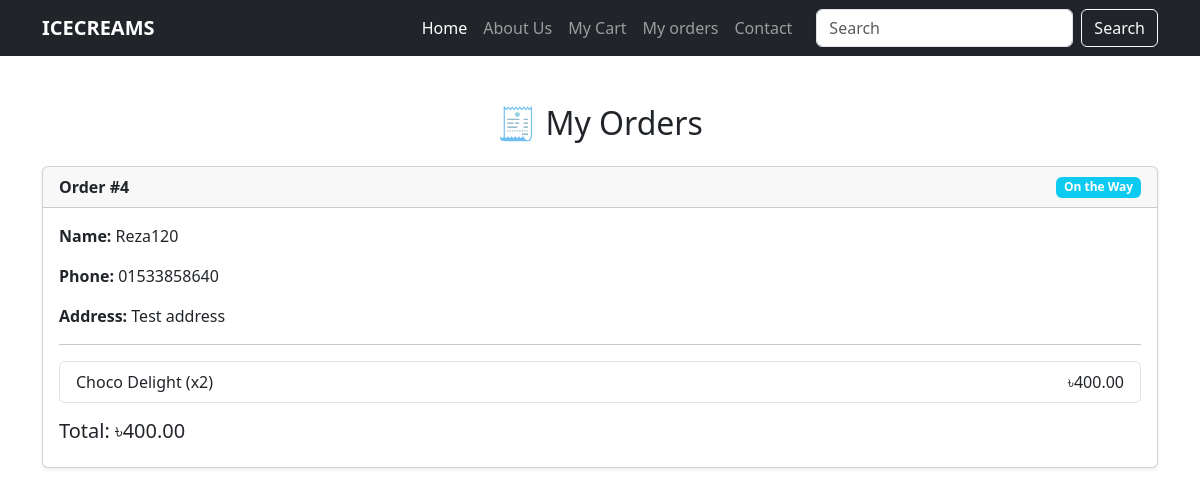
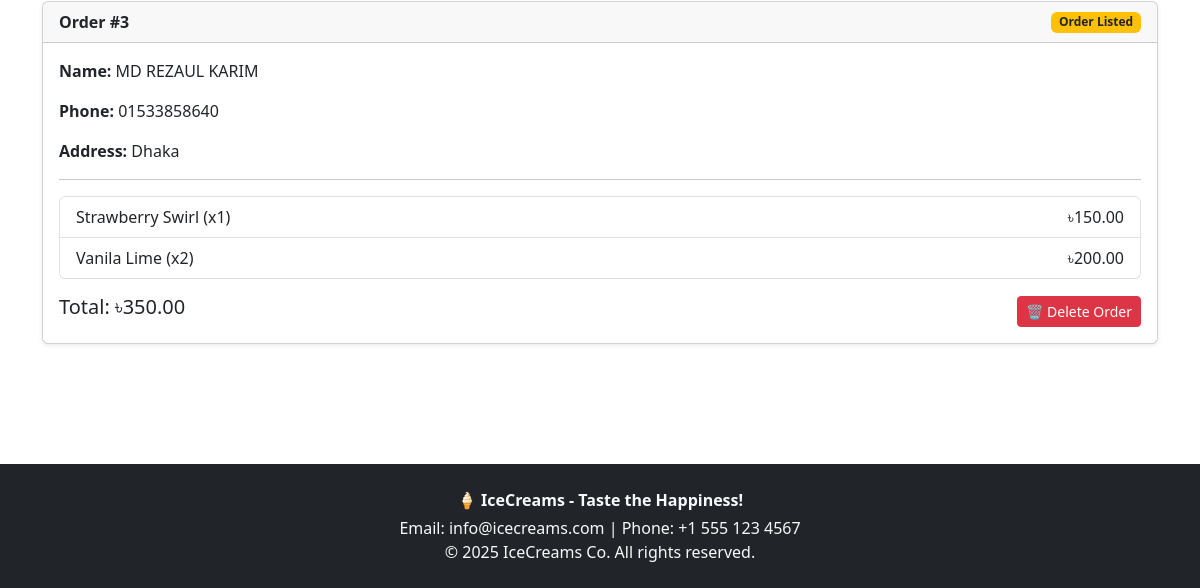
Page /my_orders/ on the earlier database version (2 pictures, top to bottom).
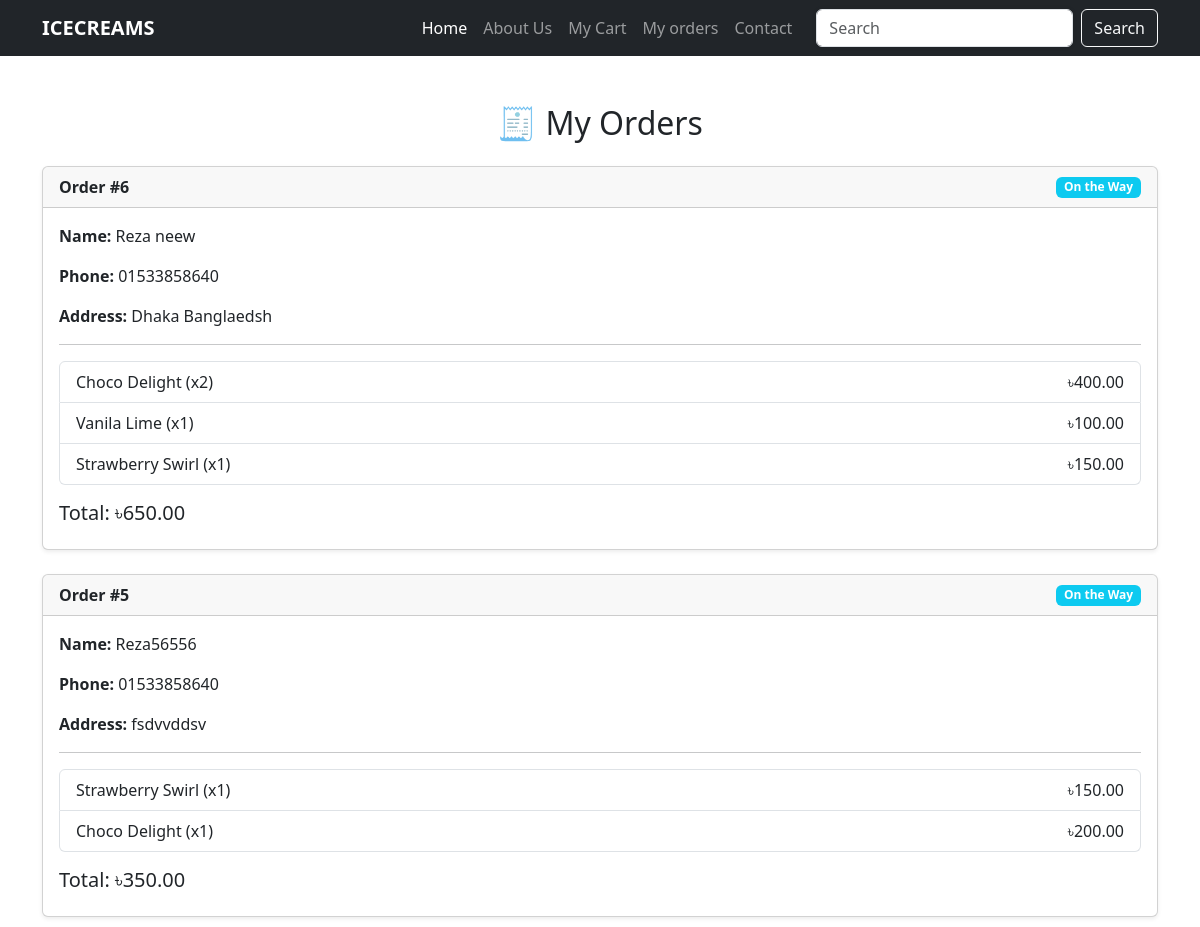
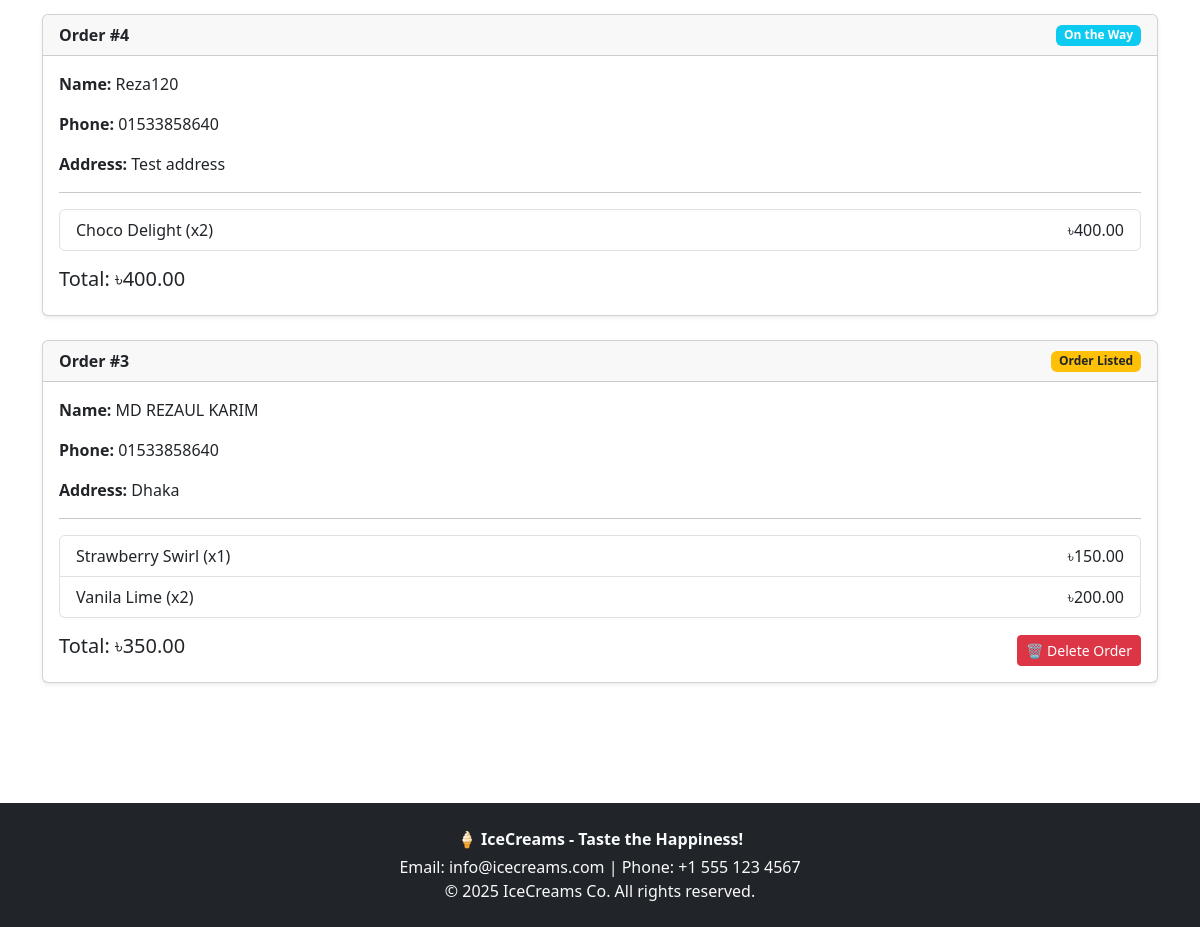
Same page on the later database version (2 pictures, top to bottom).
### home/models.py (models this page shows, shortened)
class Order(models.Model):
    STATUS_CHOICES = [
        ("listed", "Order Listed"),
        ("on_the_way", "On the Way"),
        ("delivered", "Delivered"),
    ]
    customer_name = models.CharField(max_length=100)
    phone = models.CharField(max_length=20)
    address = models.TextField()
    total_price = models.DecimalField(max_digits=10, decimal_places=2, default=0)
    status = models.CharField(max_length=20, choices=STATUS_CHOICES, default="listed")
    created_at = models.DateTimeField(auto_now_add=True)

class OrderItem(models.Model):
    order = models.ForeignKey(Order, on_delete=models.CASCADE, related_name="items")
    product = models.ForeignKey(Product, on_delete=models.CASCADE)
    quantity = models.PositiveIntegerField(default=1)
    def item_total(self):
        return self.quantity * self.product.price

class Product(models.Model):
    name = models.CharField(max_length=100)
    description = models.TextField()
    price = models.DecimalField(max_digits=8, decimal_places=2)
    image = models.ImageField(upload_to="products/")

### home/views.py (the view)
# urls.py: path("my_orders/", views.my_orders, name="my_orders"),
def my_orders(request):
    orders = Order.objects.all().order_by("-created_at")
    return render(request, "my_orders.html", {"orders": orders})

### templates/my_orders.html (shortened to what this page needs)
{% extends 'base.html' %}
{% block body %}
    <div class="container py-5">
        <h2 class="mb-4 text-center">🧾 My Orders</h2>
        {% if orders %}
            {% for order in orders %}
                <div class="card mb-4 shadow-sm">
                    <div class="card-header d-flex justify-content-between align-items-center">
                        <strong>Order #{{ order.id }}</strong>
                        <span class="badge {% if order.status == 'listed' %}bg-warning text-dark {% elif order.status == 'on_the_way' %}bg-info {% elif order.status == 'delivered' %}bg-success{% endif %}">
                            {{ order.get_status_display }}
                        </span>
                    </div>
                    <div class="card-body">
                        <p>
                            <strong>Name:</strong> {{ order.customer_name }}
                        </p>
                        <p>
                            <strong>Phone:</strong> {{ order.phone }}
                        </p>
                        <p>
                            <strong>Address:</strong> {{ order.address }}
                        </p>
                        <hr>
                        <ul class="list-group mb-3">
                            {% for item in order.items.all %}
                                <li class="list-group-item d-flex justify-content-between align-items-center">
                                    {{ item.product.name }} (x{{ item.quantity }})
                                    <span>৳{{ item.item_total }}</span>
                                </li>
                            {% endfor %}
                        </ul>
                        <div class="d-flex justify-content-between align-items-center">
                            <h5>Total: ৳{{ order.total_price }}</h5>
                            {% if order.status == 'listed' %}
                                <form method="post"
                                      action="{% url 'delete_order' order.id %}"
                                      style="display: inline">
                                    <button type="submit"
                                            class="btn btn-danger btn-sm"
                                            onclick="return confirm('Are you sure you want to delete this order?')">
                                        🗑️ Delete Order
                                    </button>
                                </form>
                            {% endif %}
                        </div>
                    </div>
                </div>
            {% endfor %}
        {% else %}
            <p class="text-center text-muted">You haven’t placed any orders yet.</p>
        {% endif %}
    </div>
{% endblock %}

Differences in the rows shown:
added Order: id "6", status "On the Way", customer_name "Reza neew", phone "01533858640", address "Dhaka Banglaedsh", total_price "650.00"
added OrderItem: product.name "Choco Delight", quantity "2", item_total "400.00", shown under "6"
added OrderItem: product.name "Vanila Lime", quantity "1", item_total "100.00", shown under "6"
added OrderItem: product.name "Strawberry Swirl", quantity "1", item_total "150.00", shown under "6"
added Order: id "5", status "On the Way", customer_name "Reza56556", phone "01533858640", address "fsdvvddsv", total_price "350.00"
added OrderItem: product.name "Strawberry Swirl", quantity "1", item_total "150.00", shown under "5"
added OrderItem: product.name "Choco Delight", quantity "1", item_total "200.00", shown under "5"
